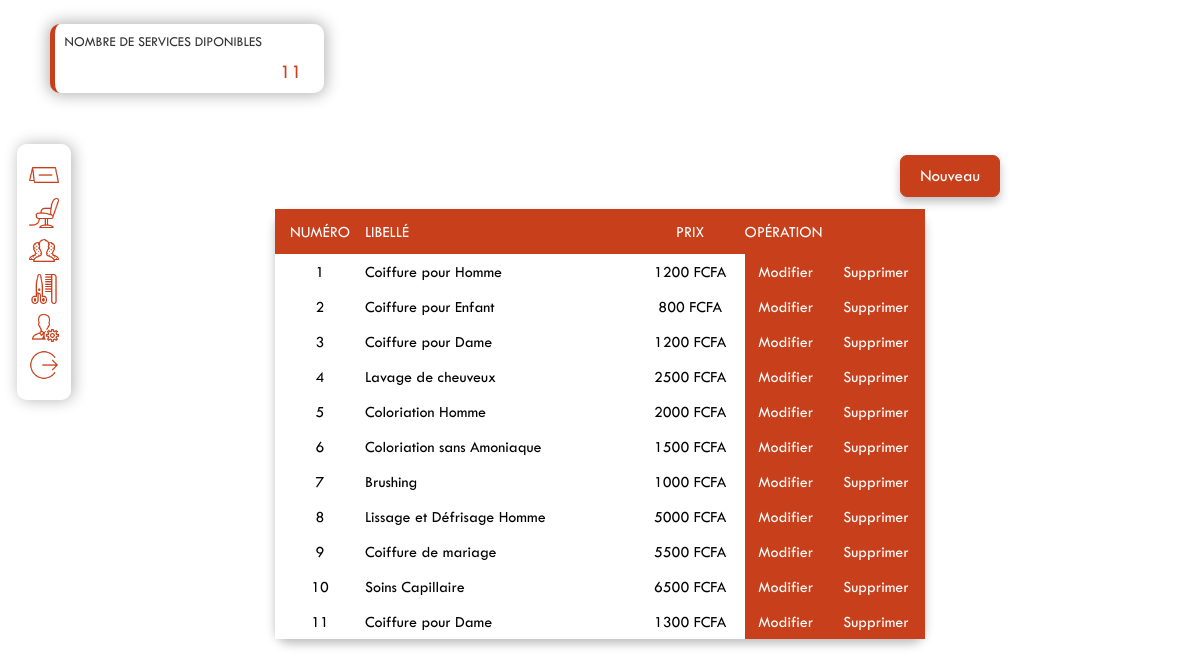
Screenshot of /administration/services.php (signed in) with the database file from the repository.
### tables this page shows
CREATE TABLE `type_service` (
  `num_type` int(11) NOT NULL,
  `libelle` varchar(255) NOT NULL DEFAULT '0',
  `prix` double NOT NULL DEFAULT '0'
);

### administration/services.php (the view, shortened to what this page needs)
  <?php
  $pdo = new PDO('mysql:host=localhost; dbname=salon', 'root', '', array(PDO::MYSQL_ATTR_INIT_COMMAND => 'SET NAMES utf8'));
  if (empty($_SESSION['num_admin'])) {
    header("Location: index.php");
    exit();
  }else{
    $leNum = intval($_SESSION['num_admin']);
    $requetteAdmin = $pdo->prepare("SELECT * FROM `administration` where num_admin = ?");
    $requetteAdmin->execute(array($leNum));
    $adminInfo = $requetteAdmin->fetch();
    $nomAdmin = $adminInfo['nom_admin'];
  }
  $reqType = $pdo->prepare("SELECT * FROM `type_service`");
  $reqType->execute();
  $lstType = $reqType->fetchAll();
  $nbType = $reqType->rowCount();
  ?>
  <!DOCTYPE html>
  <html>
  <head>
    <link rel="stylesheet" type="text/css" href="../css/admin.css"/>
  </head>
  <body>
   <?php include("menu.php");?>
   <div id="alignement">
    <div class="box-info">
      <p class="entetes">Nombre de services diponibles</p>
      <p class="chiffres"><?php echo $nbType;?></p>
    </div>
  </div>
  <div id="serv">
    <h2>Liste des services disponibles</h2>
    <div id="btn">
      <main class="js-document">
        <button id="btnnew1"
        class="new"
        type="button"
        aria-haspopup="dialog"
        aria-controls="dialog">Nouveau
      </button>
    </main>
</div>
    <center>
      <table id="tble_s" cellpadding="0" cellspacing="0" border="0" style="margin-top: 2%;">
        <tr class="entete">
          <td align="center">Numéro</td>
          <td>Libellé</td>
          <td align="center">Prix</td>
          <td colspan="2">Opération</td>
        </tr>
        <?php
        $i = 1;
        foreach ($lstType as $element) {
          echo "
          <tr class='info'>
          <td align='center'>".$i."</td>
          <td>".$element['libelle']."</td>
          <td align='center'>".$element['prix']." FCFA</td>
          <td class='clien' align='center'><a href='modif_type.php?num=".$element['num_type']."' id='llien'>Modifier</a></td>
          <td class='clien' align='center'><a href='spr_type.php?num=".$element['num_type']."' id='llien'>Supprimer</a></td>
          </tr>";
          $i++;
        }
        ?>
      </table>
    </center>
  </div>
</body>
</html>

### administration/menu.php
<div id="block">
	<nav id="menu">
		<ul>
			<li><a href="reservations.php"><img src="../img/reservation.png" alt="Reservations" title="Reservations" class="ico" /></a></li>
			<li><a href="services.php"><img src="../img/barber_chair.png" alt="Services" title="Services" class="ico" /></a></li>
			<li><a href="utilisateurs.php"><img src="../img/client.png" alt="Clients" title="Clients" class="ico"/></a></li>
			<li><a href="coiffeurs.php"><img src="../img/coiffeur.png" alt="Coiffeurs" title="Coiffeurs" class="ico"/></a></li>
			<?php
					if (isset($_SESSION['num_admin']) AND $leNum == $_SESSION['num_admin']){
			?>
			<li><a href="profil.php"><img src="../img/admin.png" alt="<?php echo $nomAdmin?>" title="<?php echo $nomAdmin?>" class="ico"/></a></li>
			<li><a href="deconnexion.php"><img src="../img/out.png" alt="Se deconnecter" title="Se deconnecter" class="ico"/></a></li>
			<?php
				}
			?>
		</ul>
	</nav>
</div>

### css/admin.css (style rules this page uses)
* { font-family: 'Tw Cen MT'; padding: 0; margin: 0; outline: 0; }
body { background-image: url('../img/1142.jpg'); background-size:cover; background-repeat: no-repeat; background-attachment:fixed; }
#block { float: left; background-color: rgba(255,255,255,.8); height: auto; width: auto; border-radius: 10px; position: fixed; margin: 12% 17px; padding: 1%; text-align: center; box-shadow: 2px 0 15px 0px rgba(0,0,0,.3); }
.ico { height: 30px; width: 30px; }
#menu { display: block; }
#menu ul li { display: block; list-style-type: none; margin-top: 4px; margin-bottom: 4px; }
#menu ul li a { text-decoration: none; }
.entete { background-color: #c83f1b; color: white; height: 45px; text-transform: uppercase; }
.clien { background-color: #c83f1b; }
.box-info { margin-top: 2%; border-left: 5px solid #c83f1b; padding: .8%; box-shadow: 0 0 15px 2px rgba(0,0,0,.3); background-color: white; width: 250px; display: inline-block; margin-left: 50px; border-radius: 10px; }
.chiffres { text-align: right; padding-top: 5%; font-weight: lighter; font-size: 20px; color: #c83f1b; padding-right: 5%; }
.entetes { font-size: 14px; text-transform: uppercase; color: #333; font-weight:lighter; }
.info { background-color: rgb(255,255,255); color: black; height: 35px; }
#tble_s { width: 650px; border-radius: 20px; box-shadow: 0px 5px 10px rgba(0,0,0,0.25); border-radius: 15px; margin-bottom: 2%; }
#llien { color: white; text-decoration: none; background-color: transparent; }
#serv h2 { color: white; text-transform: uppercase; font-size: 35px; font-weight: lighter; text-align: center; margin-bottom: 2%; }
#btnnew1 { color: white; padding: 0.9%; border-radius: 7px; margin-bottom: -10%; box-shadow: 0px 5px 10px rgba(0,0,0,0.25); margin-left: 900px; font-size: 17px; background-color: #c83f1b; border: 1px solid #c83f1b; width: 100px; }

### rows the page displays
type_service: libelle "Coiffure pour Homme", prix "1200"
type_service: libelle "Coiffure pour Enfant", prix "800"
type_service: libelle "Coiffure pour Dame", prix "1200"
type_service: libelle "Lavage de cheuveux", prix "2500"
type_service: libelle "Coloriation Homme", prix "2000"
type_service: libelle "Coloriation sans Amoniaque", prix "1500"
type_service: libelle "Brushing", prix "1000"
type_service: libelle "Lissage et Défrisage Homme", prix "5000"
type_service: libelle "Coiffure de mariage", prix "5500"
type_service: libelle "Soins Capillaire", prix "6500"
type_service: libelle "Coiffure pour Dame", prix "1300"

### other values shown
$nbType "11"
